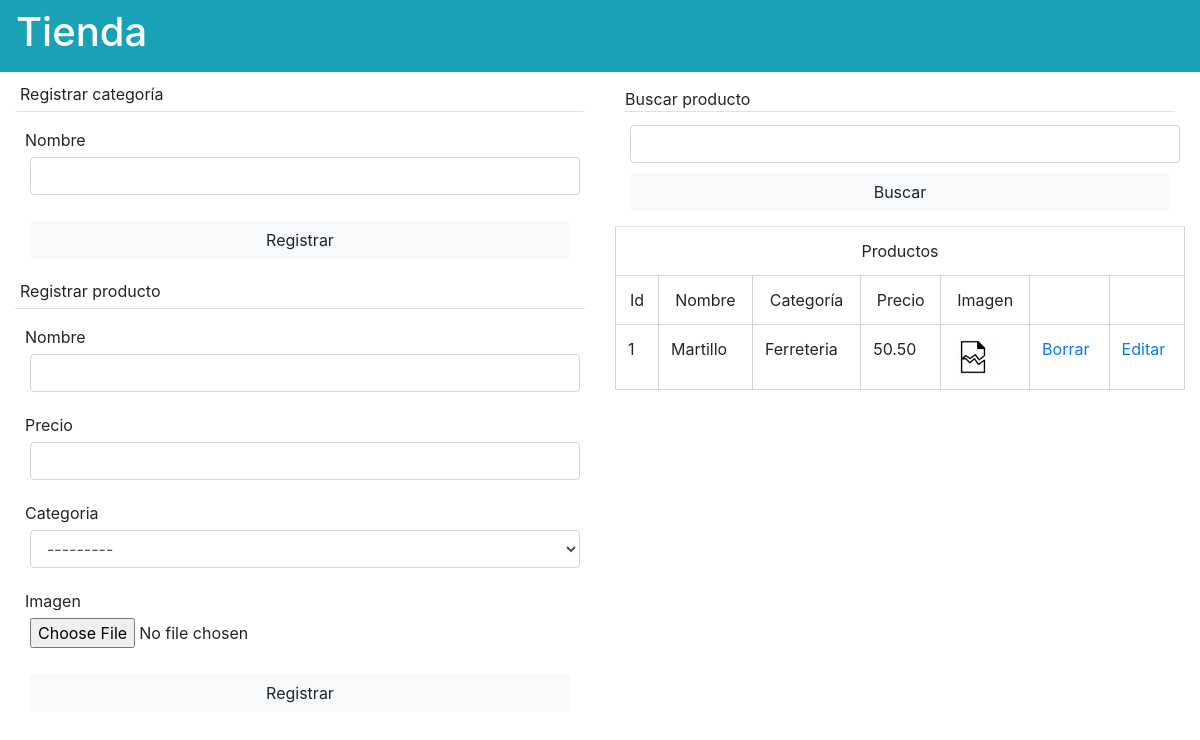
Page /tienda/ on the earlier database version.
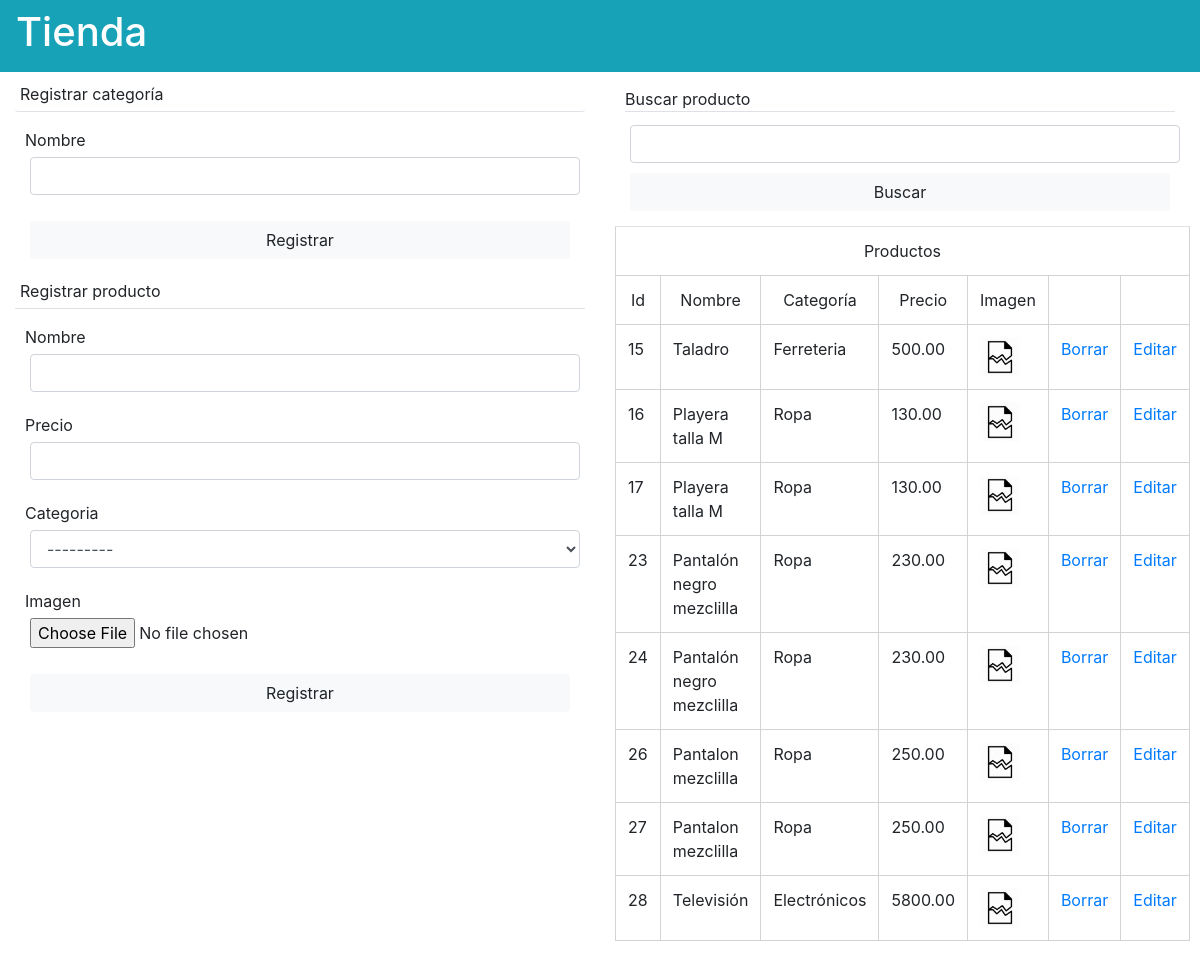
Same page on the later database version.
### tienda/models.py (models this page shows, shortened)
class Producto(models.Model):
    nombre = models.CharField(max_length=100)
    precio = models.DecimalField(max_digits=10, decimal_places=2)
    categoria = models.ForeignKey(Categoria, on_delete=models.CASCADE)
    imagen = models.FileField(upload_to="static/media", null=True, blank=True)

class Categoria(models.Model):
    nombre = models.CharField(max_length=100)
    def __str__(self):
        return self.nombre

### tienda/views.py (the view, shortened to what this page needs)
# urls.py: path('', views.index, name='index'),
def index(request):
    productos = Producto.objects.all()
    formProducto = FormProducto()
    formCategoria = FormCategoria()
    context = {
        "productos": productos,
        "form_categoria": formCategoria,
        "form_producto": formProducto,
    }
    return render(request, 'tienda/tienda.html', context=context)

### tienda/forms.py
class FormCategoria(forms.ModelForm):
    class Meta:
        model =  Categoria
        fields = ['nombre']

class FormProducto(forms.ModelForm):
    class Meta:
        model = Producto
        fields = ['nombre', 'categoria', 'precio', 'imagen']

### templates/tienda/tienda.html (shortened to what this page needs)
{% extends 'base.html' %}
{% load static widget_tweaks %}
{% block head %}
{% load static %}
<link rel="stylesheet" href="{% static 'css/tienda.css' %}">
{% endblock %}
{% block content %}
<nav class="navbar navbar-light bg-info text-white">
    <h1>Tienda</h1>
</nav>
<div class="container-fluid" id="main">
    <div class="row">
        <div id="registros" class="col-6">
            <div>
                <p class="rounded-sm border-bottom">Registrar categoría</p>
                <form action="{% url 'index'%}" method="POST">
                    <div class="form-group">
                        {{ form_categoria.nombre.label }}
                        {% render_field form_categoria.nombre class='form-control' %}
                    </div>
                    <input type="submit" class="btn btn-light" value="Registrar" name="submit_categoria">
                </form>
            </div>
            <div class="">
                <p class="border-bottom">Registrar producto</p>
                <form action="{% url 'index'%}" method="POST" enctype="multipart/form-data">
                    <div class="form-group">
                        {{ form_producto.nombre.label }}
                        {% render_field form_producto.nombre class='form-control' %}
                    </div>
                    <div class="form-group">
                        {{ form_producto.precio.label }}
                        {% render_field form_producto.precio class='form-control' %}
                    </div>
                    <div class="form-group">
                        {{ form_producto.categoria.label }}
                        {% render_field form_producto.categoria class='form-control' %}
                    </div>
                    <div class="form-group">
                        {{ form_producto.imagen.label }}<br />
                        {% render_field form_producto.imagen %}
                    </div>
                    <input type="submit" class="btn btn-light" value="Registrar" name="submit_producto">
                </form>
            </div>
        </div>
        <div class="col-6">
            <form action="" class="">
                <label class="border-bottom">Buscar producto</label>
                <input type="search" class="form-control" name="busqueda">
                <input type="submit" class="btn btn-light" value="Buscar">
            </form>
            <table class="table table-hover">
                <thead class="text-center ">
                    <tr>
                        <td colspan="7">Productos</td>
                    </tr>
                    <tr>
                        <td>Id</td>
                        <td>Nombre</td>
                        <td>Categoría</td>
                        <td>Precio</td>
                        <td>Imagen</td>
                        <td></td>
                        <td></td>
                    </tr>
                </thead>
                <tbody>
                    {% for producto in productos %}
                    <tr>
                        <td>{{ producto.id }}</td>
                        <td>{{ producto.nombre }}</td>
                        <td>{{ producto.categoria }}</td>
                        <td>{{ producto.precio }}</td>
                        <td><img src="{{producto.imagen}}" height="40vw" alt=""></td>
                        <td><a href="{% url 'borrar' producto.id %}">Borrar</a></td>
                        <td><a href="{% url 'editar' producto.id %}">Editar</a></td>
                    </tr>
                    {% endfor %}
                </tbody>
            </table>
        </div>
    </div>
</div>
{% endblock %}

Differences in the rows shown:
removed Producto: id "1", nombre "Martillo", categoria "Ferreteria", precio "50.50", imagen (picture)
added Producto: id "15", nombre "Taladro", categoria "Ferreteria", precio "500.00", imagen (picture)
added Producto: id "16", nombre "Playera talla M", categoria "Ropa", precio "130.00", imagen (picture)
added Producto: id "17", nombre "Playera talla M", categoria "Ropa", precio "130.00", imagen (picture)
added Producto: id "23", nombre "Pantalón negro mezclilla", categoria "Ropa", precio "230.00", imagen (picture)
added Producto: id "24", nombre "Pantalón negro mezclilla", categoria "Ropa", precio "230.00", imagen (picture)
added Producto: id "26", nombre "Pantalon mezclilla", categoria "Ropa", precio "250.00", imagen (picture)
added Producto: id "27", nombre "Pantalon mezclilla", categoria "Ropa", precio "250.00", imagen (picture)
added Producto: id "28", nombre "Televisión", categoria "Electrónicos", precio "5800.00", imagen (picture)
